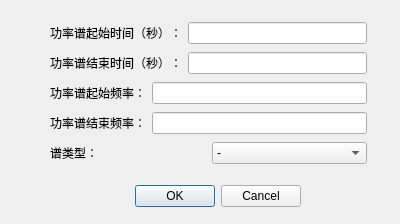
<?xml version="1.0" encoding="UTF-8"?>
<ui version="4.0">
 <class>PSDInfo</class>
 <widget class="QDialog" name="PSDInfo">
  <property name="geometry">
   <rect>
    <x>0</x>
    <y>0</y>
    <width>400</width>
    <height>224</height>
   </rect>
  </property>
  <property name="windowTitle">
   <string>Dialog</string>
  </property>
  <widget class="QDialogButtonBox" name="buttonBox">
   <property name="geometry">
    <rect>
     <x>130</x>
     <y>180</y>
     <width>171</width>
     <height>32</height>
    </rect>
   </property>
   <property name="orientation">
    <enum>Qt::Horizontal</enum>
   </property>
   <property name="standardButtons">
    <set>QDialogButtonBox::Cancel|QDialogButtonBox::Ok</set>
   </property>
  </widget>
  <widget class="QWidget" name="">
   <property name="geometry">
    <rect>
     <x>50</x>
     <y>20</y>
     <width>317</width>
     <height>151</height>
    </rect>
   </property>
   <layout class="QVBoxLayout" name="verticalLayout">
    <item>
     <layout class="QHBoxLayout" name="horizontalLayout_4">
      <item>
       <widget class="QLabel" name="label_4">
        <property name="text">
         <string>功率谱起始时间（秒）：</string>
        </property>
       </widget>
      </item>
      <item>
       <widget class="QLineEdit" name="lineEdit_3"/>
      </item>
     </layout>
    </item>
    <item>
     <layout class="QHBoxLayout" name="horizontalLayout_5">
      <item>
       <widget class="QLabel" name="label_5">
        <property name="text">
         <string>功率谱结束时间（秒）：</string>
        </property>
       </widget>
      </item>
      <item>
       <widget class="QLineEdit" name="lineEdit_4"/>
      </item>
     </layout>
    </item>
    <item>
     <layout class="QHBoxLayout" name="horizontalLayout">
      <item>
       <widget class="QLabel" name="label">
        <property name="text">
         <string>功率谱起始频率：</string>
        </property>
       </widget>
      </item>
      <item>
       <widget class="QLineEdit" name="lineEdit"/>
      </item>
     </layout>
    </item>
    <item>
     <layout class="QHBoxLayout" name="horizontalLayout_2">
      <item>
       <widget class="QLabel" name="label_2">
        <property name="text">
         <string>功率谱结束频率：</string>
        </property>
       </widget>
      </item>
      <item>
       <widget class="QLineEdit" name="lineEdit_2"/>
      </item>
     </layout>
    </item>
    <item>
     <layout class="QHBoxLayout" name="horizontalLayout_3">
      <item>
       <widget class="QLabel" name="label_3">
        <property name="text">
         <string>谱类型：</string>
        </property>
       </widget>
      </item>
      <item>
       <widget class="QComboBox" name="comboBox">
        <item>
         <property name="text">
          <string>-</string>
         </property>
        </item>
        <item>
         <property name="text">
          <string>线性谱</string>
         </property>
        </item>
        <item>
         <property name="text">
          <string>对数谱</string>
         </property>
        </item>
       </widget>
      </item>
     </layout>
    </item>
   </layout>
  </widget>
 </widget>
 <resources/>
 <connections>
  <connection>
   <sender>buttonBox</sender>
   <signal>accepted()</signal>
   <receiver>PSDInfo</receiver>
   <slot>accept()</slot>
   <hints>
    <hint type="sourcelabel">
     <x>248</x>
     <y>254</y>
    </hint>
    <hint type="destinationlabel">
     <x>157</x>
     <y>274</y>
    </hint>
   </hints>
  </connection>
  <connection>
   <sender>buttonBox</sender>
   <signal>rejected()</signal>
   <receiver>PSDInfo</receiver>
   <slot>reject()</slot>
   <hints>
    <hint type="sourcelabel">
     <x>316</x>
     <y>260</y>
    </hint>
    <hint type="destinationlabel">
     <x>286</x>
     <y>274</y>
    </hint>
   </hints>
  </connection>
 </connections>
</ui>
